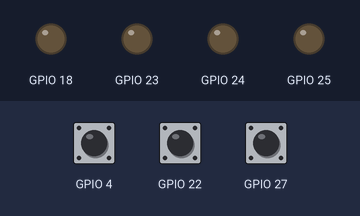
Simulated run of this program. Board: Raspberry Pi (BCM pin numbers). Shown: output pins drawn as LEDs (lit = HIGH). The inputs (shaded band) are chosen by the test bench; at power-on: GPIO 4 HIGH, GPIO 22 HIGH, GPIO 27 HIGH.

Above: at 1.2 s.
1.3 s: GPIO 4 pulled LOW for 0.15 s
At 2.7 s:
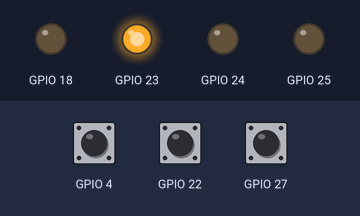
3.0 s: GPIO 22 pulled LOW for 0.15 s
At 4.4 s:
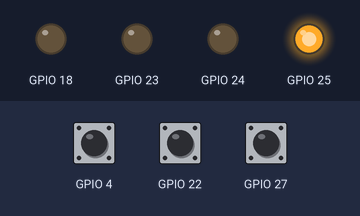
4.7 s: GPIO 27 pulled LOW for 0.15 s
At 5.8 s:
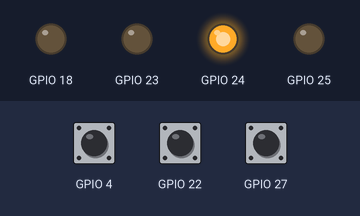
6.4 s: GPIO 4 pulled LOW for 1 s
At 8.0 s:
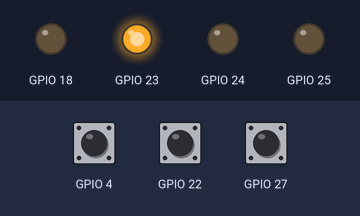
8.9 s: GPIO 22 pulled LOW for 1 s
At 9.9 s:
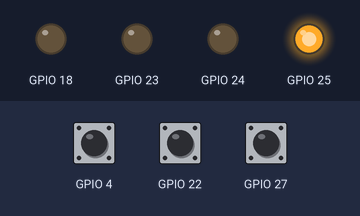
Timing chart, 0 to 11.9 s (numbered marks = the images above; inputs shaded):
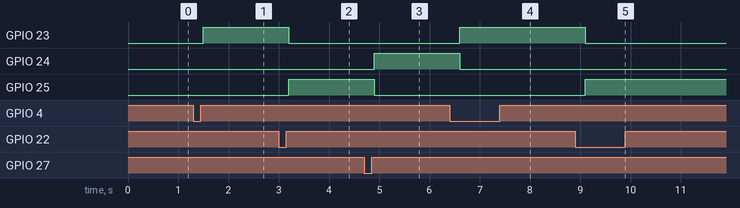

The program:

button5.py
```python
import RPi.GPIO as GPIO
import time

GPIO.setmode(GPIO.BCM)

GPIO.setup(4, GPIO.IN, pull_up_down=GPIO.PUD_UP)
GPIO.setup(27, GPIO.IN, pull_up_down=GPIO.PUD_UP)
GPIO.setup(22, GPIO.IN, pull_up_down=GPIO.PUD_UP)
GPIO.setup(18, GPIO.OUT)
GPIO.setup(23, GPIO.OUT)
GPIO.setup(24, GPIO.OUT)
GPIO.setup(25, GPIO.OUT)


state = "nothing"
statePrev = state
lights = {
"nothing": 18,
"IN": 23,
"OPEN":24,
"OUT":25
}
while True:
    if GPIO.input(4) == False:

        state = "IN"
        time.sleep(0.2)

    if GPIO.input(27) == False:
        state = "OPEN"

        time.sleep(0.2)

    if GPIO.input(22) == False:
        state = "OUT"

        time.sleep(0.2)
    if(state!=statePrev):
        GPIO.output(lights[statePrev], GPIO.LOW)
        GPIO.output(lights[state], GPIO.HIGH)
        statePrev = state
```

Measured:
- after the input at 1.3 s, GPIO 23: LOW → HIGH after 0.20 s
- after the input at 3.0 s, GPIO 23: HIGH → LOW after 0.20 s; GPIO 25: LOW → HIGH after 0.20 s
- after the input at 4.7 s, GPIO 24: LOW → HIGH after 0.20 s; GPIO 25: HIGH → LOW after 0.20 s
- after the input at 6.4 s, GPIO 23: LOW → HIGH after 0.20 s; GPIO 24: HIGH → LOW after 0.20 s
- after the input at 8.9 s, GPIO 23: HIGH → LOW after 0.20 s; GPIO 25: LOW → HIGH after 0.20 s
